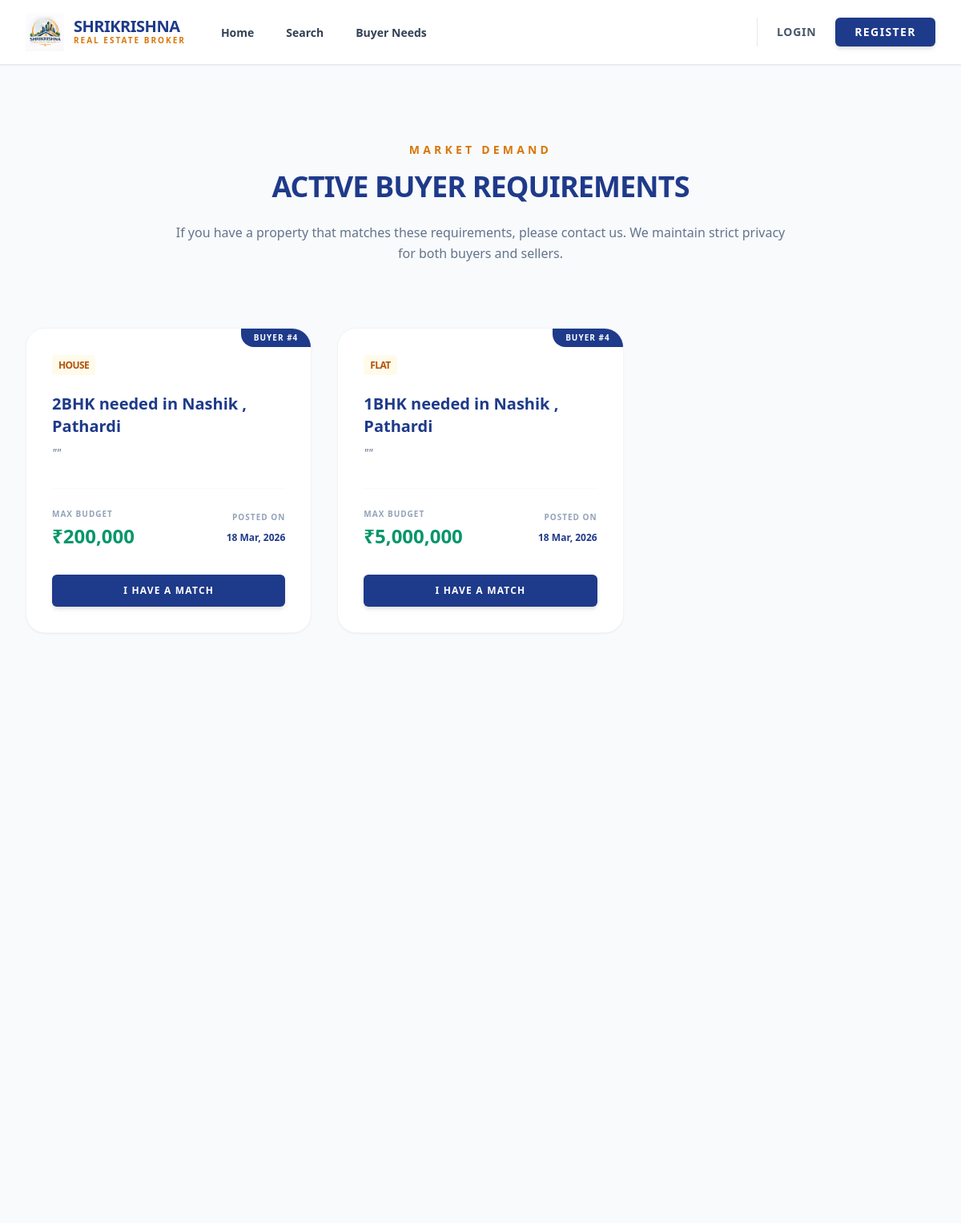
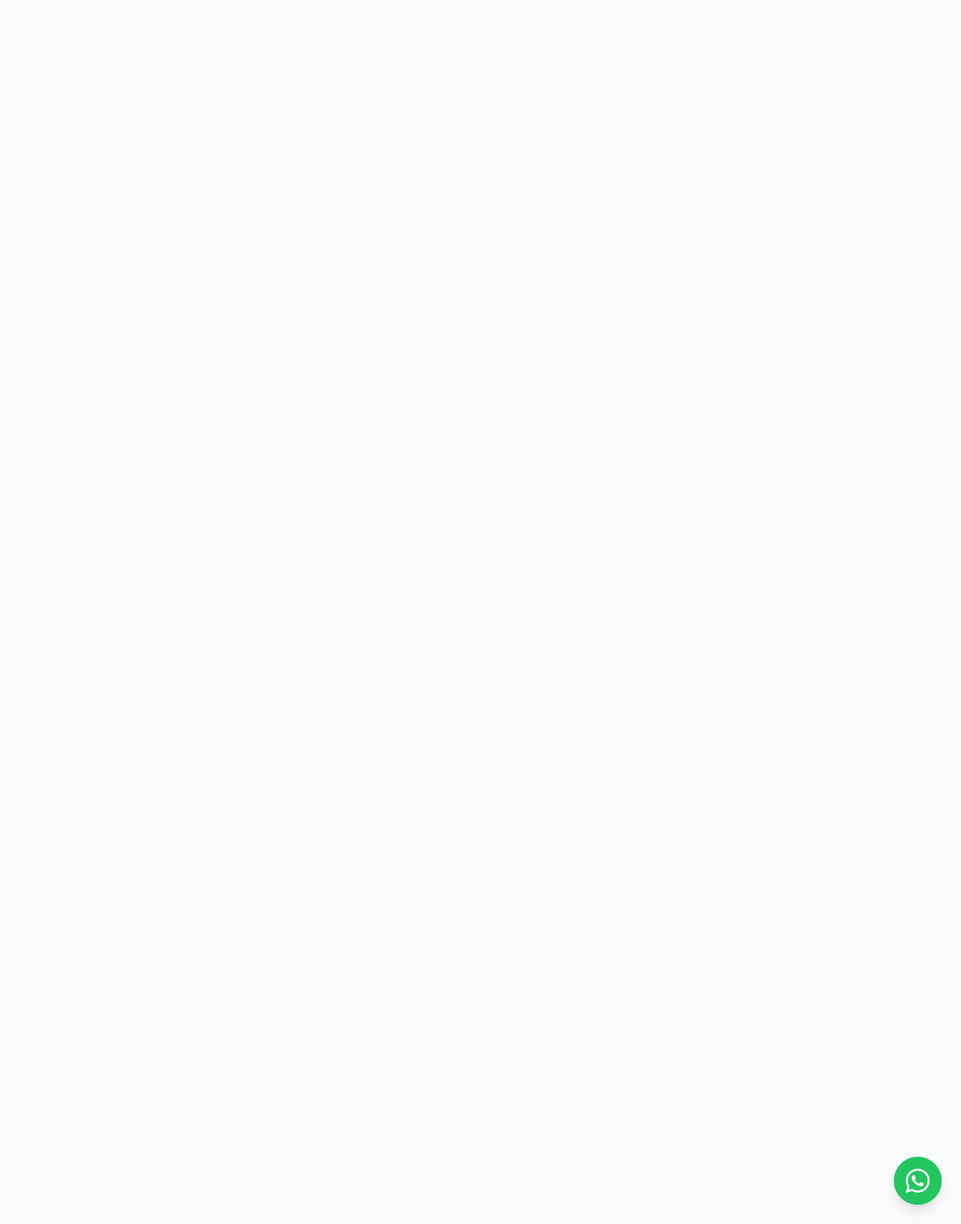
Page /customer-needs on the committed database (2 pictures, top to bottom).
### models/requirement_model.py (models this page shows, shortened)
class UserRequirement(db.Model):
    __tablename__ = 'user_requirements'
    id = db.Column(db.Integer, primary_key=True)
    user_id = db.Column(db.Integer, db.ForeignKey('users.id'), nullable=False)
    requirement_type = db.Column(db.String(50), nullable=False) # Buy / Rent / Lease
    property_type = db.Column(db.String(50), nullable=False)    # Flat / House / Land / Commercial
    location = db.Column(db.String(100), nullable=False)        # City / Area
    budget_min = db.Column(db.Numeric(15, 2), nullable=False)
    budget_max = db.Column(db.Numeric(15, 2), nullable=False)
    bhk = db.Column(db.String(20), nullable=True)               # 1BHK, 2BHK, etc.
    description = db.Column(db.Text, nullable=True)
    contact_preference = db.Column(db.String(50), nullable=False) # Call / Email / Both
    status = db.Column(db.String(20), default='Pending')        # Pending, Contacted, Closed
    created_at = db.Column(db.DateTime, default=datetime.utcnow)
    user = db.relationship('User', backref=db.backref('requirements', lazy=True))

### routes/main.py (the view)
@main_bp.route('/customer-needs')
def customer_needs():
    needs = UserRequirement.query.filter(UserRequirement.status.in_(['Pending', 'Contacted'])).order_by(UserRequirement.created_at.desc()).all()
    return render_template('customer_needs.html', needs=needs)

### templates/customer_needs.html (shortened to what this page needs)
{% extends "base.html" %}
{% block content %}
<div class="bg-slate-50 py-24 min-h-screen">
    <div class="max-w-7xl mx-auto px-4 sm:px-6 lg:px-8">
        <div class="text-center max-w-3xl mx-auto mb-20">
            <h2 class="text-sm font-black text-amber-500 uppercase tracking-[0.3em] mb-4">Market Demand</h2>
            <h3 class="text-4xl font-black text-primary-900 tracking-tight mb-6 uppercase">Active Buyer Requirements</h3>
            <p class="text-slate-500 font-medium leading-relaxed">
                If you have a property that matches these requirements, please contact us. We maintain strict privacy for both buyers and sellers.
            </p>
        </div>
        <div class="grid grid-cols-1 md:grid-cols-2 lg:grid-cols-3 gap-8">
            {% for need in needs %}
            <div class="bg-white rounded-3xl p-8 border border-slate-100 shadow-sm hover:shadow-xl transition-all relative overflow-hidden group">
                <div class="absolute top-0 right-0 bg-primary-900 text-white px-4 py-1 rounded-bl-2xl text-[10px] font-black uppercase tracking-widest">
                    Buyer #{{ need.user_id }}
                </div>
                <div class="mb-6">
                    <span class="text-xs font-bold text-amber-600 bg-amber-50 px-2 py-1 rounded tracking-tighter uppercase">{{ need.property_type }}</span>
                </div>
                <h4 class="text-xl font-black text-primary-900 mb-2">{{ need.bhk }} needed in {{ need.location }}</h4>
                <p class="text-slate-500 text-sm mb-8 leading-relaxed italic">"{{ need.description }}"</p>
                <div class="pt-6 border-t border-slate-50 flex items-center justify-between">
                    <div>
                        <span class="text-[10px] font-bold text-slate-400 uppercase tracking-widest block mb-1">Max Budget</span>
                        <span class="text-2xl font-black text-emerald-600">₹{{ "{:,.0f}".format(need.budget_max) }}</span>
                    </div>
                    <div class="text-right">
                        <span class="text-[10px] font-bold text-slate-400 uppercase tracking-widest block mb-1">Posted On</span>
                        <span class="text-xs font-bold text-primary-900">{{ need.created_at.strftime('%d %b, %Y') }}</span>
                    </div>
                </div>
                <div class="mt-8">
                    <a href="https://wa.me/917030654050" target="_blank" class="w-full btn-primary block text-center py-3 text-xs uppercase tracking-widest no-underline">
                        I have a match
                    </a>
                </div>
            </div>
            {% endfor %}
        </div>
    </div>
</div>
{% endblock %}

### rows in the picture
UserRequirement: user_id "4", property_type "HOUSE", bhk "2BHK", location "Nashik , Pathardi", budget_max "200,000", created_at "18 Mar, 2026"
UserRequirement: user_id "4", property_type "FLAT", bhk "1BHK", location "Nashik , Pathardi", budget_max "5,000,000", created_at "18 Mar, 2026"
